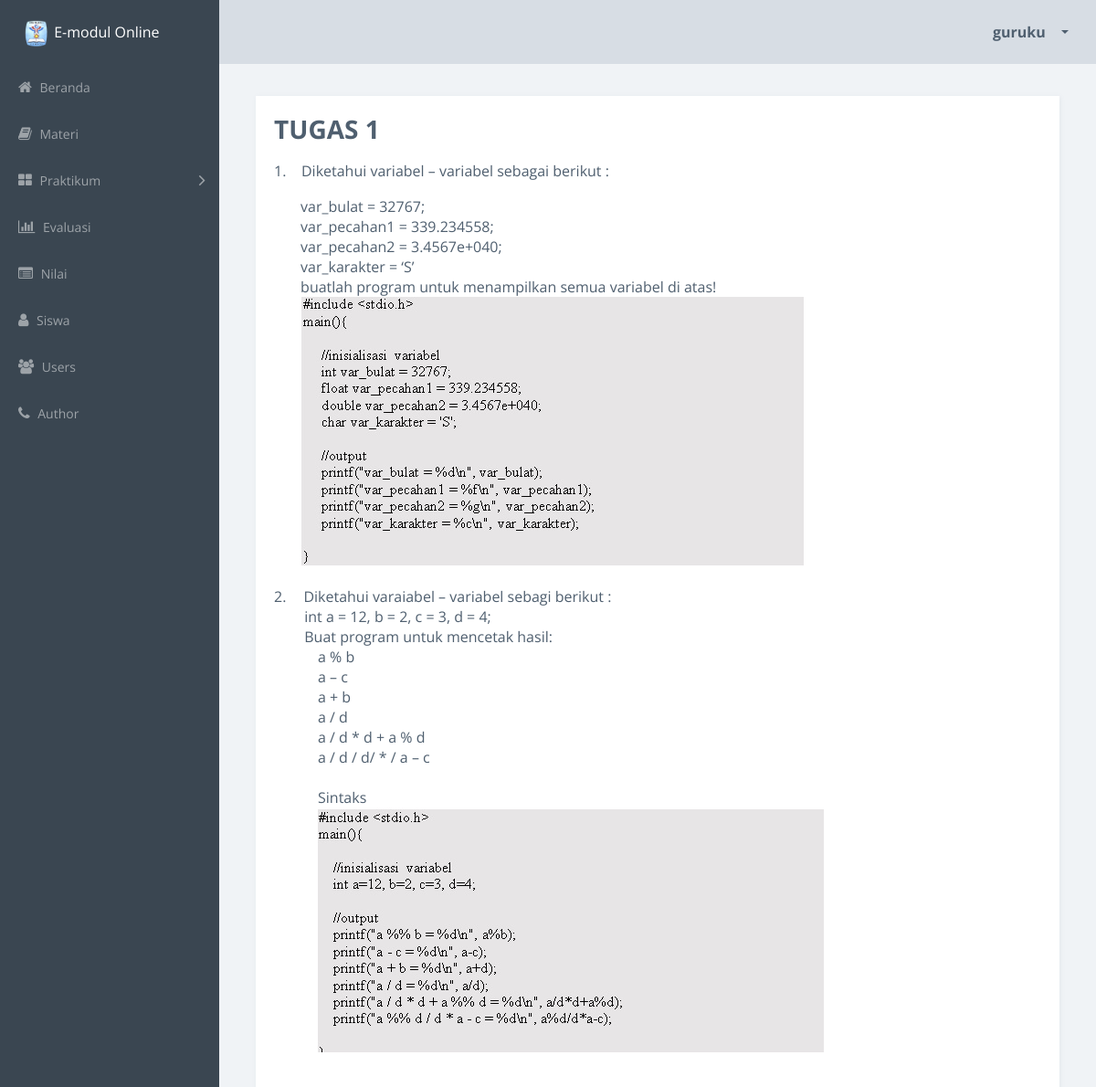
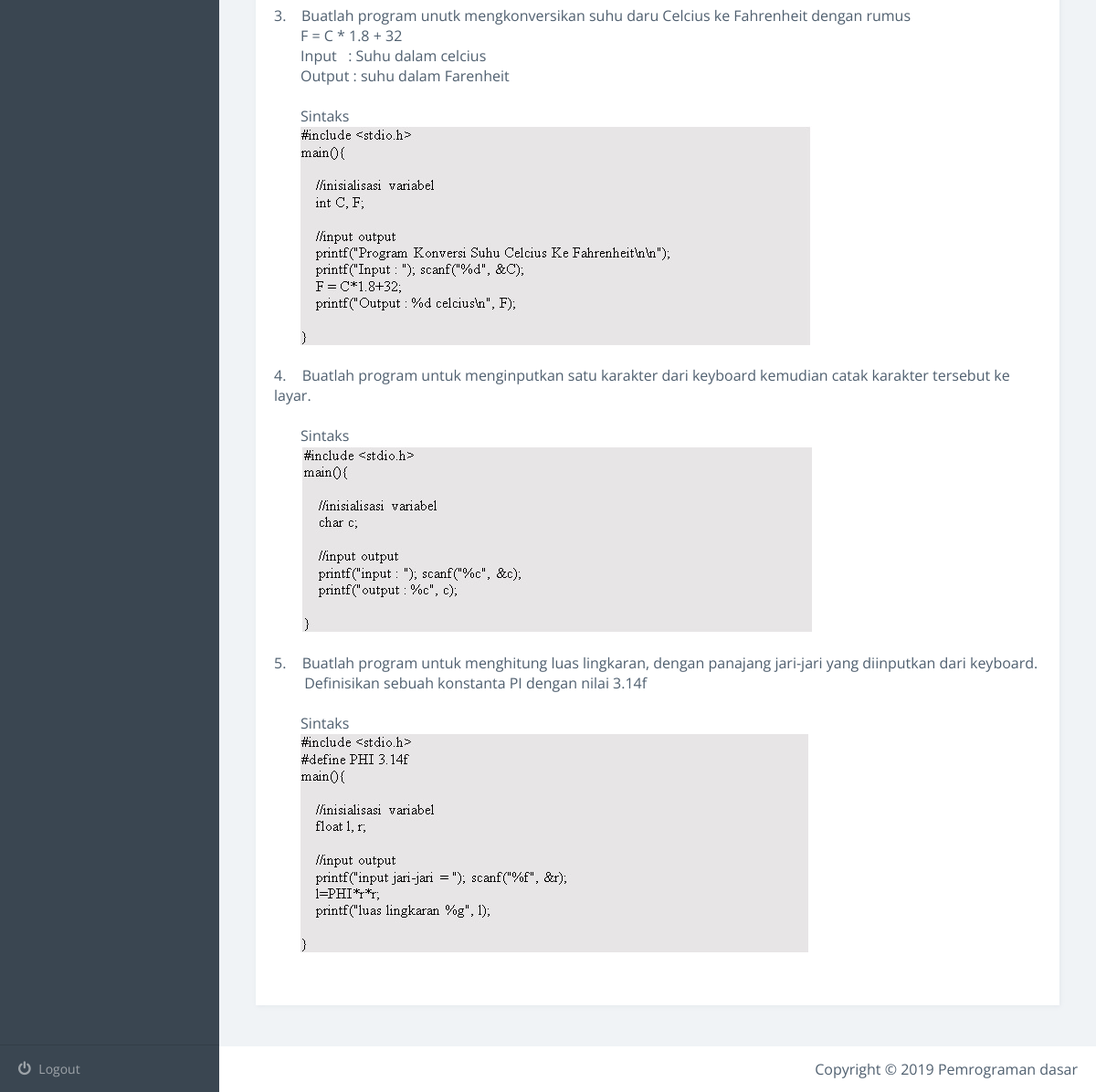
Screenshot of /detailTugas.php?id=4 (signed in) with the database file from the repository (2 pictures, top to bottom).
### tables this page shows
CREATE TABLE `tugas` (
  `id_tugas` int(11) NOT NULL AUTO_INCREMENT,
  `nama_tugas` varchar(100) DEFAULT NULL,
  `isi` text,
  PRIMARY KEY (`id_tugas`)
);

### detailTugas.php (the view, shortened to what this page needs)
<?php
include("config.php");
$id = $_GET['id'];
$query = mysqli_query($conn, "SELECT * FROM tugas WHERE id_tugas = $id");
$data = mysqli_fetch_array($query);
?>
<!doctype html>
<html class="no-js" lang="en">
    <head>
        <link rel="stylesheet" href="css/vendor.css">
        <link rel="stylesheet" href="css/app-blue.css">
        <link rel="stylesheet" type="text/css" href="summernote-master/dist/summernote-lite.css">
    </head>
    <body>
        <div class="main-wrapper">
            <div class="app" id="app">
                <header class="header">
                    <div class="header-block header-block-nav">
                        <ul class="nav-profile">
                            <li class="profile dropdown">
                                <a class="nav-link dropdown-toggle" data-toggle="dropdown" href="#" role="button" aria-haspopup="true" aria-expanded="false">
                                    <span class="name"> <?php echo $_SESSION['username']; ?> </span>
                                </a>
                            </li>
                        </ul>
                    </div>
                </header>
                <aside class="sidebar">
                    <div class="sidebar-container">
                        <div class="sidebar-header">
                            <div class="brand">
                                <div>
                                    <img src="assets/logosmk.png" width="30" height="30"> E-modul Online
                                </div>
                            </div>
                        </div>
                        <nav class="menu">
                            <ul class="sidebar-menu metismenu" id="sidebar-menu">
                                <li class="">
                                    <a href="index.php">
                                        <i class="fa fa-home"></i> Beranda </a>
                                </li>
                                <li class="">
                                    <a href="materi.php">
                                        <i class="fa fa-book"></i> Materi </a>
                                </li>
                                <li>
                                    <a href="">
                                        <i class="fa fa-th-large"></i> Praktikum
                                        <i class="fa arrow"></i>
                                    </a>
                                </li>
                                <li class="">
                                    <a href="evaluasi.php">
                                        <i class="fa fa-bar-chart"></i> Evaluasi  </a>
                                </li>
                                <li class="">
                                    <a href="nilai.php">
                                        <i class="fa fa-list-alt"></i> Nilai </a>
                                </li>
                                <li class="">
                                    <a href="siswa.php">
                                        <i class="fa fa-user"></i> Siswa </a>
                                </li>
                                <li class="">
                                    <a href="users.php">
                                        <i class="fa fa-users"></i> Users </a>
                                </li>
                                <li class="">
                                    <a href="author.php">
                                        <i class="fa fa-phone"></i> Author </a>
                                </li>
                            </ul>
                        </nav>
                    </div>
                    <footer class="sidebar-footer">
                        <ul class="sidebar-menu metismenu" id="customize-menu">
                            <li>
                                <a href="logout.php">
                                    <i class="fa fa-power-off"></i> Logout </a>
                            </li>
                        </ul>
                    </footer>
                </aside>
                <article class="content forms-page">
                 <section class="section">
                        <div class="row">
                            <div class="col-md-12">
                                <div class="card card-block sameheight-item">
                                    <form id="tambah-form">
                                        <div class="form-group">
                                           <h3><b><?php echo $data['nama_tugas'] ?></b></h3>
                                        </div>
                                        <div class="form-group">
                                            <?php echo $data['isi'] ?>
                                        </div>
                                    </form>
                                </div>
                            </div>
                        </div>
                    </section>
                </article>
                <footer class="footer">
                    <div class="footer-block author">
                        <ul>
                            <li>
                                Copyright &copy 2019 Pemrograman dasar
                            </li>
                        </ul>
                    </div>
                </footer>
    </body>
</html>

### rows the page displays
tugas: nama_tugas "TUGAS 1", isi "1. Diketahui variabel – variabel sebagai berikut : var_bulat = 32767; var_pecahan1 = 339.234558; var_pecahan2 = 3.4567e+040; var_karakter = ‘S’ buatlah program untuk menampilkan semua variabel di atas! 2. Diketahui varaiabel – variabel sebagi berikut : int a = 12, b = 2, c = 3, d = 4; Buat program untuk mencetak hasil: a % b a – c a + b a / d a / d * d + a % d a / d / d/ * / a – c Sintaks 3. Buatlah program unutk mengkonversikan suhu daru Celcius ke Fahrenheit dengan rumus F = C * 1.8 + 32 Input : Suhu dalam celcius Output : suhu dalam Farenheit Sintaks 4. Buatlah program untuk menginputkan satu karakter dari keyboard kemudian catak karakter tersebut ke layar. Sintaks 5. Buatlah program…", isi (picture)

### other values shown
$_SESSION['username'] "guruku"
